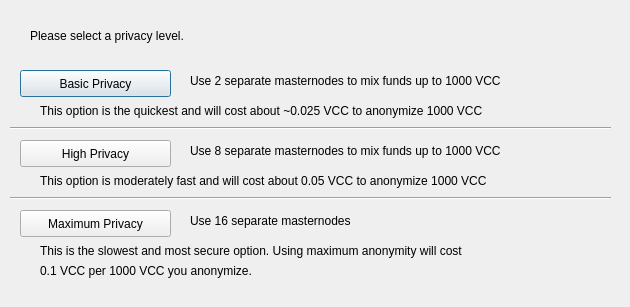
<?xml version="1.0" encoding="UTF-8"?>
<ui version="4.0">
 <class>DarksendConfig</class>
 <widget class="QDialog" name="DarksendConfig">
  <property name="geometry">
   <rect>
    <x>0</x>
    <y>0</y>
    <width>630</width>
    <height>307</height>
   </rect>
  </property>
  <property name="windowTitle">
   <string>Configure Darksend</string>
  </property>
  <widget class="QPushButton" name="buttonBasic">
   <property name="geometry">
    <rect>
     <x>20</x>
     <y>70</y>
     <width>151</width>
     <height>27</height>
    </rect>
   </property>
   <property name="text">
    <string>Basic Privacy</string>
   </property>
  </widget>
  <widget class="QPushButton" name="buttonHigh">
   <property name="geometry">
    <rect>
     <x>20</x>
     <y>140</y>
     <width>151</width>
     <height>27</height>
    </rect>
   </property>
   <property name="text">
    <string>High Privacy</string>
   </property>
  </widget>
  <widget class="QPushButton" name="buttonMax">
   <property name="geometry">
    <rect>
     <x>20</x>
     <y>210</y>
     <width>151</width>
     <height>27</height>
    </rect>
   </property>
   <property name="text">
    <string>Maximum Privacy</string>
   </property>
  </widget>
  <widget class="QLabel" name="label">
   <property name="geometry">
    <rect>
     <x>30</x>
     <y>20</y>
     <width>571</width>
     <height>31</height>
    </rect>
   </property>
   <property name="text">
    <string>Please select a privacy level.</string>
   </property>
  </widget>
  <widget class="QLabel" name="label_2">
   <property name="geometry">
    <rect>
     <x>190</x>
     <y>70</y>
     <width>421</width>
     <height>21</height>
    </rect>
   </property>
   <property name="text">
    <string>Use 2 separate masternodes to mix funds up to 1000 VCC</string>
   </property>
  </widget>
  <widget class="QLabel" name="label_3">
   <property name="geometry">
    <rect>
     <x>190</x>
     <y>140</y>
     <width>411</width>
     <height>21</height>
    </rect>
   </property>
   <property name="text">
    <string>Use 8 separate masternodes to mix funds up to 1000 VCC</string>
   </property>
  </widget>
  <widget class="QLabel" name="label_4">
   <property name="geometry">
    <rect>
     <x>190</x>
     <y>210</y>
     <width>421</width>
     <height>21</height>
    </rect>
   </property>
   <property name="text">
    <string>Use 16 separate masternodes</string>
   </property>
  </widget>
  <widget class="QLabel" name="label_6">
   <property name="geometry">
    <rect>
     <x>40</x>
     <y>100</y>
     <width>561</width>
     <height>21</height>
    </rect>
   </property>
   <property name="text">
    <string>This option is the quickest and will cost about ~0.025 VCC to anonymize 1000 VCC</string>
   </property>
  </widget>
  <widget class="QLabel" name="label_7">
   <property name="geometry">
    <rect>
     <x>40</x>
     <y>170</y>
     <width>561</width>
     <height>21</height>
    </rect>
   </property>
   <property name="text">
    <string>This option is moderately fast and will cost about 0.05 VCC to anonymize 1000 VCC</string>
   </property>
  </widget>
  <widget class="QLabel" name="label_8">
   <property name="geometry">
    <rect>
     <x>40</x>
     <y>240</y>
     <width>561</width>
     <height>21</height>
    </rect>
   </property>
   <property name="text">
    <string>This is the slowest and most secure option. Using maximum anonymity will cost</string>
   </property>
  </widget>
  <widget class="QLabel" name="label_9">
   <property name="geometry">
    <rect>
     <x>40</x>
     <y>260</y>
     <width>561</width>
     <height>21</height>
    </rect>
   </property>
   <property name="text">
    <string>0.1 VCC per 1000 VCC you anonymize.</string>
   </property>
  </widget>
  <widget class="Line" name="line">
   <property name="geometry">
    <rect>
     <x>10</x>
     <y>120</y>
     <width>601</width>
     <height>16</height>
    </rect>
   </property>
   <property name="orientation">
    <enum>Qt::Horizontal</enum>
   </property>
  </widget>
  <widget class="Line" name="line_2">
   <property name="geometry">
    <rect>
     <x>10</x>
     <y>190</y>
     <width>601</width>
     <height>16</height>
    </rect>
   </property>
   <property name="orientation">
    <enum>Qt::Horizontal</enum>
   </property>
  </widget>
 </widget>
 <resources/>
 <connections/>
</ui>
